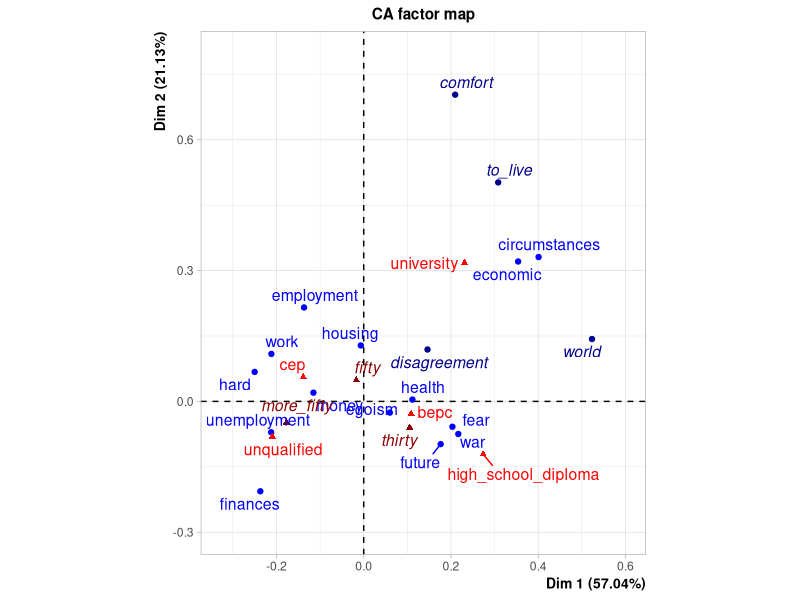
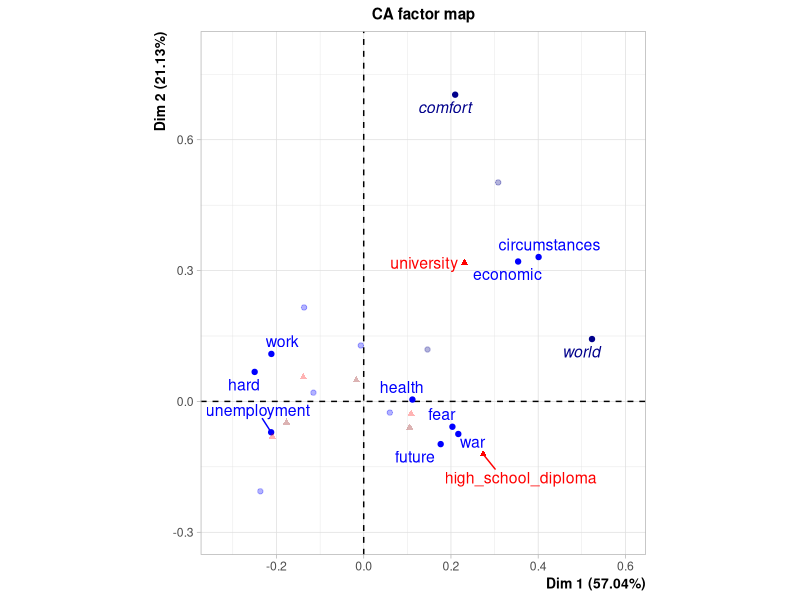

Reproduce these figures in R, in order.
library(FactoMineR)


### Name: plot.CA
### Title: Draw the Correspondence Analysis (CA) graphs
### Aliases: plot.CA
### Keywords: dplot

### ** Examples

data(children)
res.ca <- CA (children, col.sup = 6:8, row.sup = 15:18)
## select rows and columns that have a cos2 greater than 0.8
plot(res.ca,selectCol="cos2 0.8",selectRow="cos2 0.8")
